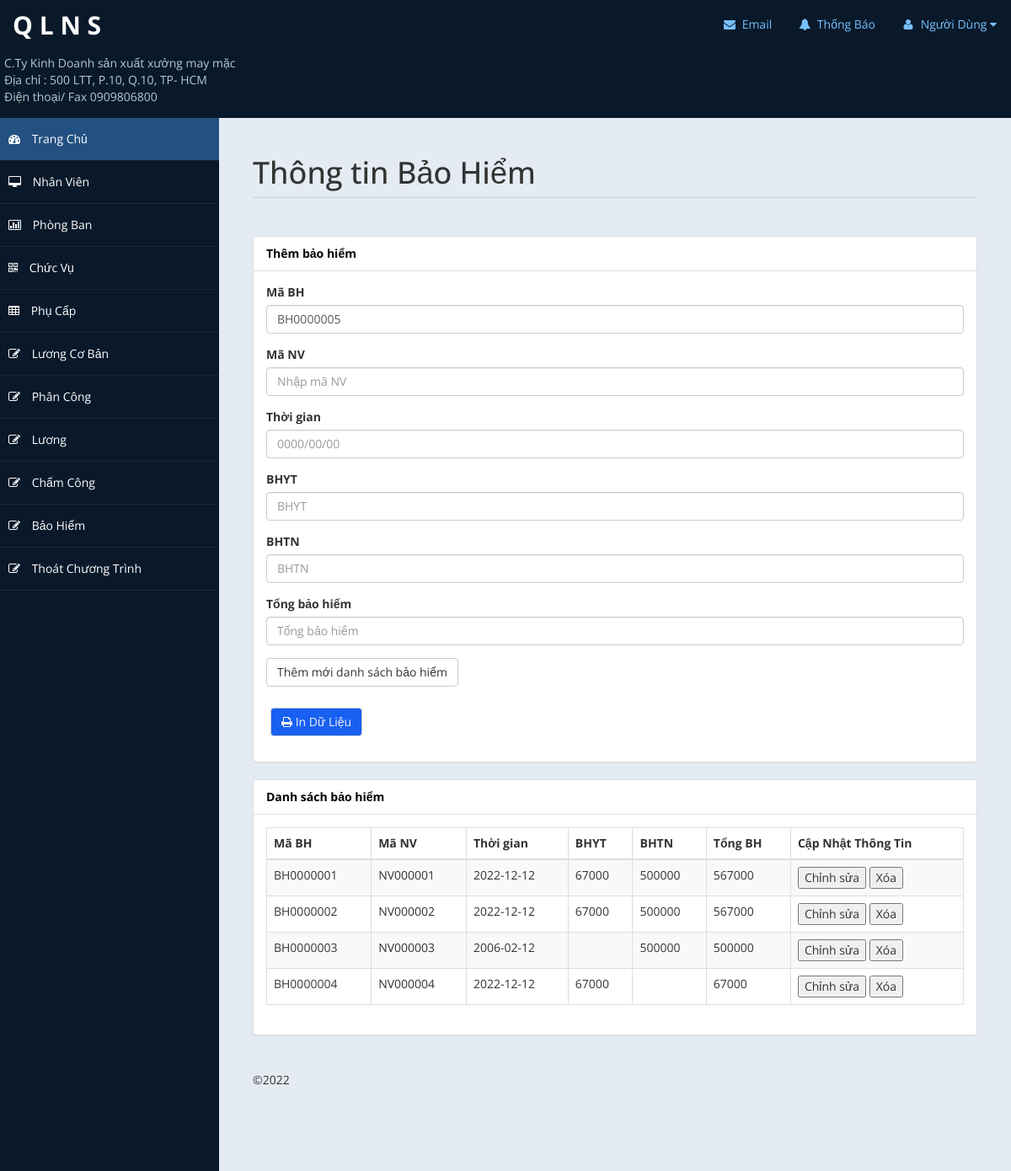
The page /admin/dsbaohiem.php on the database its author committed.
### tables this page shows
CREATE TABLE `baohiem` (
  `MaBH` char(20) NOT NULL,
  `MaNV` char(20) NOT NULL,
  `ThoiGian` date NOT NULL,
  `BHYT` varchar(30) NOT NULL,
  `BHTN` varchar(30) NOT NULL,
  `TongBH` char(20) NOT NULL
);

### admin/includes/databaohiem.php (called while the page is built, shortened)
<?php
class baohiemo{
	private $conn;
	private $table = "baohiem";
	public function __construct($db){
		$this->conn = $db;
	}
	public function read(){
		$sql = "SELECT * FROM $this->table";
		$stmt = $this->conn->prepare($sql);
		$stmt->execute();
		return $stmt;
	}
	public function readMaBH()
	{
		$sql = " Select MaBH FROM baohiem ORDER BY MaBH desc limit 1";
		$stmt = $this->conn->prepare($sql);
		$stmt->execute();
		$row = $stmt->fetch(PDO::FETCH_ASSOC);
		if($row){
			$lastMaBH  = $row['MaBH'];
		}
		else
		{
		 	$lastMaBH ='';
		}
		if($lastMaBH =="")
		{
			$MaBHid="BH0000001";
		}
		else
		{
			$MaBHid=substr($lastMaBH,2);
			$MaBHid=intval($MaBHid);
			$MaBHid="BH". str_pad($MaBHid +1,7,"0",STR_PAD_LEFT);
		}
		return $MaBHid;
	}
}
?>

### admin/dsbaohiem.php (the view, shortened to what this page needs)
<?php
include "includes/databaohiem.php";
$database = new database();
$db = $database->connect();
$baohiemo = new baohiemo($db);
?>
<!DOCTYPE html>
<html xmlns="http://www.w3.org/1999/xhtml">
<head>
    <link href="assets/css/bootstrap.css" rel="stylesheet" />
    <link href="assets/css/font-awesome.css" rel="stylesheet" />
    <link href="assets/js/morris/morris-0.4.3.min.css" rel="stylesheet" />
    <link href="assets/css/custom-styles.css" rel="stylesheet" />
</head>
<body>
    <div id="wrapper">
        <?php
            include "header.php";
        ?>
        <?php
            include "sidebar.php";
        ?>
        <div id="page-wrapper">
            <div id="page-inner">
                <div class="row">
                    <div class="col-md-12">
                        <h1 class="page-header">
                            Thông tin Bảo Hiểm
                        </h1>
                    </div>
                </div>
                <div class="row">
                    <div class="col-lg-12">
                        <div class="panel panel-default">
                            <div class="panel-heading">
                          Thêm bảo hiểm
                            </div>
                            <div class="panel-body">
                            <div class="row">
                                <div class="col-lg-12">
                                    <form role="form" method="POST" action="">
                                    <div class="form-group">
                                            <label>Mã BH</label>
                                            <input name="MaBH" class="form-control"  value="<?php echo $baohiemo->readMaBH()?>">
                                        </div>
                                        <div class="form-group">
                                            <label>Mã NV</label>
                                            <input name="MaNV" class="form-control" placeholder="Nhập mã NV ">
                                        </div>
                                        <div class="form-group">
                                            <label>Thời gian</label>
                                            <input name="ThoiGian" class="form-control" placeholder="0000/00/00">
                                        </div>
                                        <div class="form-group">
                                            <label>BHYT</label>
                                            <input name="BHYT" class="form-control" placeholder="BHYT">
                                        </div>
										<div class="form-group">
                                            <label>BHTN</label>
                                            <input name="BHTN" class="form-control" placeholder="BHTN">
                                        </div>
										<div class="form-group">
                                            <label> Tổng bảo hiểm</label>
                                            <input name="TongBH" class="form-control" placeholder="Tổng bảo hiểm">
                                        </div>
                                        <button type="submit" class="btn btn-default">Thêm mới danh sách bảo hiểm</button>
                                        <br></br>
                                        <div class="color">
                                        <button style="background-color:#1860F1;color:#F2F3F5" type="submit" class="btn btn-default" href="" onclick="window.print();return false;"><i class="fa fa-print"></i> In Dữ Liệu</button>
                                        </div>
                                    </form>
                                </div>
                            </div>
                            </div>
                        </div>
                    </div>
                </div>
                <div class="row">
                    <div class="col-lg-12">
                        <div class="panel panel-default">
                            <div class="panel-heading">
                                Danh sách bảo hiểm
                            </div>
                            <div class="panel-body">
                                <div class="table-responsive">
                                    <table class="table table-striped table-bordered table-hover">
                                        <thead>
                                            <tr>
                                                <th>Mã BH</th>
                                                <th>Mã NV</th>
                                                <th>Thời gian</th>
                                                <th>BHYT</th>
												<th>BHTN</th>
												<th>Tổng BH </th>
												<th>Cập Nhật Thông Tin</th>
                                            </tr>
                                        </thead>
                                        <tbody>
                                            <?php
                                            $result = $baohiemo->read();
                                            $num = $result->rowCount();
                                            if($num>0){
                                                while($rows = $result->fetch()){
                                            ?>
                                            <tr>
                                                <td><?php echo $rows['MaBH'] ?></td>
                                                <td><?php echo $rows['MaNV'] ?></td>
                                                <td><?php echo $rows['ThoiGian'] ?></td>
                                                <td><?php echo $rows['BHYT'] ?></td>
												<td><?php echo $rows['BHTN'] ?></td>
                                                <td><?php echo $rows['TongBH'] ?></td>
                                                <td>
                                                <button data-toggle="modal" data-toggle="modal" data-target="#edit_employee<?php echo $rows['MaBH']?>">Chỉnh sửa
												</button>
                                                <button data-toggle="modal" data-toggle="modal" data-target="#delete_employee<?php echo $rows['MaBH']?>">Xóa</button>
												</td>
                                            </tr>
                                            <?php
                                                }
                                            }
                                            ?>
                                        </tbody>
                                    </table>
                                </div>
                            </div>
                        </div>
                    </div>
                </div>
				<footer><p>&copy;2022</p></footer>
            </div>
        </div>
    </div>
</body>
</html>

### admin/assets/css/custom-styles.css (style rules this page uses)
body { font-family: 'Open Sans', sans-serif; }
#wrapper { width: 100%; background:#09192A; }
#page-wrapper { padding: 15px 15px; min-height: 600px; background:#E5EBF2; }
#page-inner { width:100%; margin:10px 20px 10px 0px; background-color:transparent; padding:10px; min-height:1200px; }
h1, .h1, h2, .h2, h3, .h3 { margin-top: 7px; margin-bottom: -5px; }
p { font-size:16px; line-height:25px; padding-top:20px; }
.page-header { padding-bottom: 9px; margin: 10px 0 45px; border-bottom: 1px solid #C7D1DD; }
.panel-default > .panel-heading { color: #000; background-color: #FFFFFF; border-color: #ddd; font-weight:bold; }
footer p { font-size: 14px; }
@media (min-width:768px) { #page-wrapper { margin: 0 0 0 260px; padding: 15px 30px; min-height: 1200px; } }

### admin/header.php (style rules this page uses)
.color { color: #b3cbcb; padding: 5px; padding-bottom:15px; }

### rows shown on the page
baohiem: MaBH "BH0000005", MaBH "BH0000004", MaNV "NV000004", ThoiGian "2022-12-12", BHYT "67000", TongBH "67000"
baohiem: MaBH "BH0000001", MaNV "NV000001", ThoiGian "2022-12-12", BHYT "67000", BHTN "500000", TongBH "567000"
baohiem: MaBH "BH0000002", MaNV "NV000002", ThoiGian "2022-12-12", BHYT "67000", BHTN "500000", TongBH "567000"
baohiem: MaBH "BH0000003", MaNV "NV000003", ThoiGian "2006-02-12", BHTN "500000", TongBH "500000"
